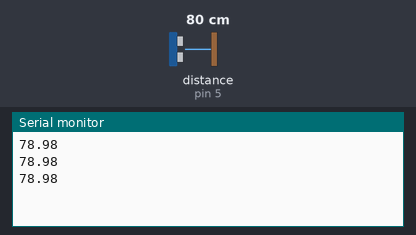
Recording of a sketch running on a simulated Arduino Uno, built with avr-gcc and run on an emulated ATmega328P. On the bench: the last lines printed to the serial monitor. Wiring (inferred from the names in the program): ultrasonic range finder: trigger pin 18; echo pin 5. Inputs (shaded band) come from the test bench; at power-on: distance to the obstacle (sensor on pin 5) 80 cm. The echo pulse lasts 58.3 µs per cm.

Above: at 1.3 s.
1.4 s: distance to the obstacle (sensor on pin 5) set to 2 cm
At 1.9 s:
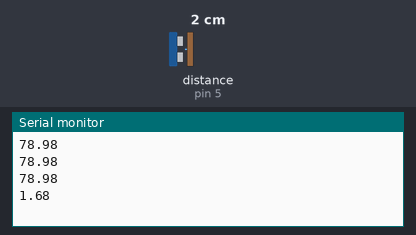
2.9 s: distance to the obstacle (sensor on pin 5) set to 4 cm
At 3.4 s:
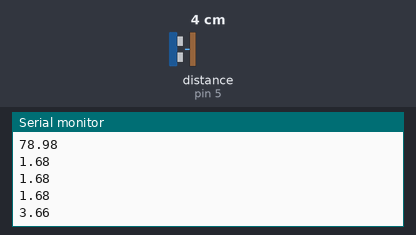
Timing chart, 0 to 5.9 s (numbered marks = the images above; inputs shaded):
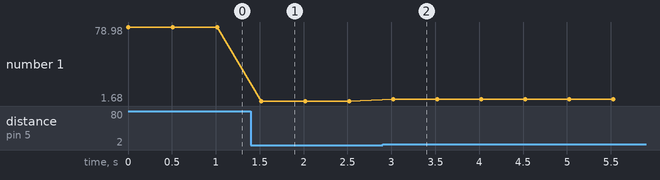

Measured:
- after the input at 1.4 s, the serial monitor: prints a new line after 0.12 s (image 1)
- after the input at 2.9 s, the serial monitor: prints a new line after 0.12 s (image 2)
- plotted number 1: 78.98 → 1.68 after the input at 1.4 s, 1.68 → 3.66 after the input at 2.9 s

The sketch:

practica3ej3.ino
```cpp
//Mi medidor de distancia
const int trigPin= 18;
const int echoPin= 5;
//define soundspeedin cm/uS
#define SOUND_SPEED 0.034
#define CM_TO_INCH 0.393701
long duration;
float distanceCm;
float distanceInch;

void setup() {
    Serial.begin(9600); // Startstheserial communication
    pinMode(trigPin, OUTPUT); // Sets thetrigPinas anOutput
    pinMode(echoPin, INPUT); // Sets theechoPinas anInput
}

void loop() {
    // Clears the trigPin
    digitalWrite(trigPin, LOW);
    delayMicroseconds(2);
    // Sets the trigPin on HIGH state for 10 micro seconds
    digitalWrite(trigPin, HIGH);
    delayMicroseconds(10);
    digitalWrite(trigPin, LOW);
    // Reads the echoPin, returns the sound wave travel time in microseconds
    duration = pulseIn(echoPin, HIGH);
    // Calculatethedistance
    distanceCm = duration*SOUND_SPEED/2;
    // Converttoinches
    distanceInch = distanceCm*CM_TO_INCH;
    // Printsthedistancein theSerial Monitor
    // Serial.print("Distance(cm): ");
    Serial.println(distanceCm);
    // Serial.print("Distance(inch): ");
    // Serial.println(distanceInch);
    delay(500);
}
```
